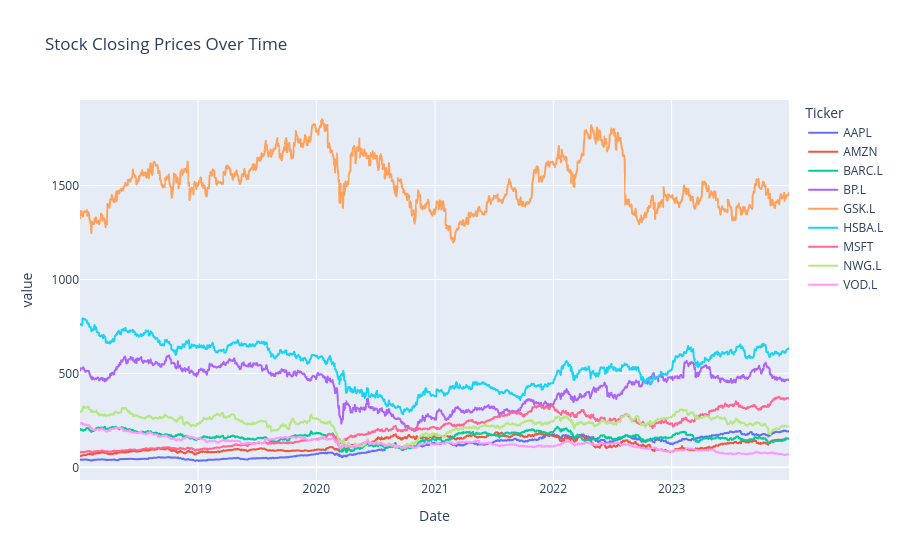

Source (notebook cell):
### Code cell
# Plotting the prices of the stocks over time
fig = px.line(data["Close"], title="Stock Closing Prices Over Time")
fig.show()

### Figure 1 — Plotly figure (JSON) as saved in the notebook; plotly's stock layout.template omitted (floating-point values rounded to 4 significant figures; data arrays with more than 128 entries replaced by an {"elided": "..."} marker saying what was removed)
{"data": [{"hovertemplate": "Ticker=AAPL<br>Date=%{x}<br>value=%{y}<extra></extra>", "legendgroup": "AAPL", "line": {"color": "#636efa", "dash": "solid"}, "marker": {"symbol": "circle"}, "mode": "lines", "name": "AAPL", "showlegend": true, "type": "scattergl", "x": {"elided": "1479 str values"}, "xaxis": "x", "y": {"elided": "1479 float values"}, "yaxis": "y"}, {"hovertemplate": "Ticker=AMZN<br>Date=%{x}<br>value=%{y}<extra></extra>", "legendgroup": "AMZN", "line": {"color": "#EF553B", "dash": "solid"}, "marker": {"symbol": "circle"}, "mode": "lines", "name": "AMZN", "showlegend": true, "type": "scattergl", "x": {"elided": "1479 str values"}, "xaxis": "x", "y": {"elided": "1479 float values"}, "yaxis": "y"}, {"hovertemplate": "Ticker=BARC.L<br>Date=%{x}<br>value=%{y}<extra></extra>", "legendgroup": "BARC.L", "line": {"color": "#00cc96", "dash": "solid"}, "marker": {"symbol": "circle"}, "mode": "lines", "name": "BARC.L", "showlegend": true, "type": "scattergl", "x": {"elided": "1479 str values"}, "xaxis": "x", "y": {"elided": "1479 float values"}, "yaxis": "y"}, {"hovertemplate": "Ticker=BP.L<br>Date=%{x}<br>value=%{y}<extra></extra>", "legendgroup": "BP.L", "line": {"color": "#ab63fa", "dash": "solid"}, "marker": {"symbol": "circle"}, "mode": "lines", "name": "BP.L", "showlegend": true, "type": "scattergl", "x": {"elided": "1479 str values"}, "xaxis": "x", "y": {"elided": "1479 float values"}, "yaxis": "y"}, {"hovertemplate": "Ticker=GSK.L<br>Date=%{x}<br>value=%{y}<extra></extra>", "legendgroup": "GSK.L", "line": {"color": "#FFA15A", "dash": "solid"}, "marker": {"symbol": "circle"}, "mode": "lines", "name": "GSK.L", "showlegend": true, "type": "scattergl", "x": {"elided": "1479 str values"}, "xaxis": "x", "y": {"elided": "1479 float values"}, "yaxis": "y"}, {"hovertemplate": "Ticker=HSBA.L<br>Date=%{x}<br>value=%{y}<extra></extra>", "legendgroup": "HSBA.L", "line": {"color": "#19d3f3", "dash": "solid"}, "marker": {"symbol": "circle"}, "mode": "lines", "name": "HSBA.L", "showlegend": true, "type": "scattergl", "x": {"elided": "1479 str values"}, "xaxis": "x", "y": {"elided": "1479 float values"}, "yaxis": "y"}, {"hovertemplate": "Ticker=MSFT<br>Date=%{x}<br>value=%{y}<extra></extra>", "legendgroup": "MSFT", "line": {"color": "#FF6692", "dash": "solid"}, "marker": {"symbol": "circle"}, "mode": "lines", "name": "MSFT", "showlegend": true, "type": "scattergl", "x": {"elided": "1479 str values"}, "xaxis": "x", "y": {"elided": "1479 float values"}, "yaxis": "y"}, {"hovertemplate": "Ticker=NWG.L<br>Date=%{x}<br>value=%{y}<extra></extra>", "legendgroup": "NWG.L", "line": {"color": "#B6E880", "dash": "solid"}, "marker": {"symbol": "circle"}, "mode": "lines", "name": "NWG.L", "showlegend": true, "type": "scattergl", "x": {"elided": "1479 str values"}, "xaxis": "x", "y": {"elided": "1479 float values"}, "yaxis": "y"}, {"hovertemplate": "Ticker=VOD.L<br>Date=%{x}<br>value=%{y}<extra></extra>", "legendgroup": "VOD.L", "line": {"color": "#FF97FF", "dash": "solid"}, "marker": {"symbol": "circle"}, "mode": "lines", "name": "VOD.L", "showlegend": true, "type": "scattergl", "x": {"elided": "1479 str values"}, "xaxis": "x", "y": {"elided": "1479 float values"}, "yaxis": "y"}], "layout": {"legend": {"title": {"text": "Ticker"}, "tracegroupgap": 0}, "title": {"text": "Stock Closing Prices Over Time"}, "xaxis": {"anchor": "y", "domain": [0, 1], "title": {"text": "Date"}}, "yaxis": {"anchor": "x", "domain": [0, 1], "title": {"text": "value"}}}}
